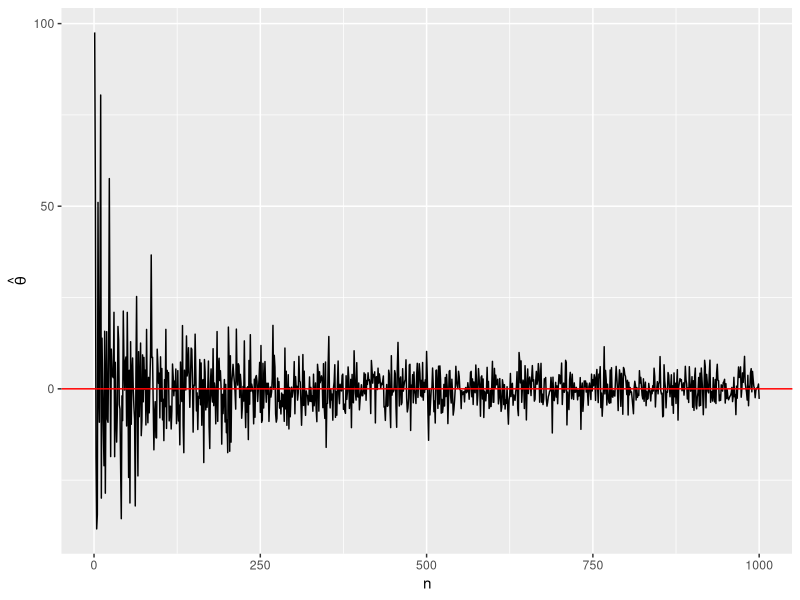
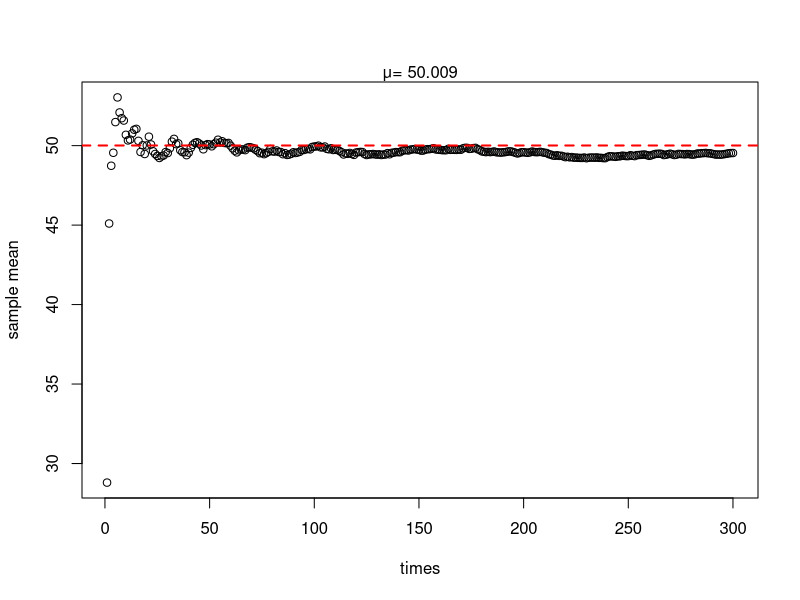

The R script that drew these images, in order:


set.seed(20230425) # 乱数のseedを指定

X1 <- rnorm(5, 0, 100) # N(0, 100)から乱数を5個抽出する
print(X1) # 抽出された乱数を出力する

mean(X1)

X2 <- rnorm(100, 0, 100) # N(0, 100)から乱数を100個抽出する
print(X2) # 抽出された乱数を出力する

mean(X2)

X3 <- rnorm(10000, 0, 100) # N(0, 100)から乱数を1万個抽出する
mean(X3) # 抽出された乱数の平均値を出力する

X4 <- rnorm(20000929, 0, 100) # N(0, 100)から乱数を1万個抽出する
mean(X4) # 抽出された乱数の平均値を出力する


library(tidyverse)

X_bar_vec <- rep(NA, 1000)     # 長さ1000の空ベクトルを作成
for (i in 1:1000) {            # iを1から1000へ増やしながら反復
  temp_vec <- rnorm(i, 0, 100) # N(0, 100)からi個の乱数を抽出し、temp_vecに格納
  # temp_vecの平均値をX_bar_vecのi番目要素として格納
  X_bar_vec[i] <- mean(temp_vec)
}

# 可視化
ggplot() +
  geom_line(aes(x = 1:1000, y = X_bar_vec)) +
  geom_hline(yintercept = 0, color = "red") +
  labs(x = "n", y = expression(hat(theta)))

# 実際のデータでも見てみよう！
df <- read_csv("2023data.csv")

df %>% 
  summarise(mean = mean(age, na.rm = T))

times <- 300 #試行回数を変えてみてみよう！
Smean <- vector(length=times)
sum <- 0
for ( i in 1:times ) {
  data <- mean( sample(df$age, 5 ) )
  sum <- sum + data
  Smean[i] <- sum / i
}
plot( 1:times, Smean, xlab="times", ylab="sample mean" )
myu <- round( mean(df$age), 3 )
mtext( paste( "μ=", myu ) )
abline( h=mean(df$age), col="red", lwd=2, lty=2 )